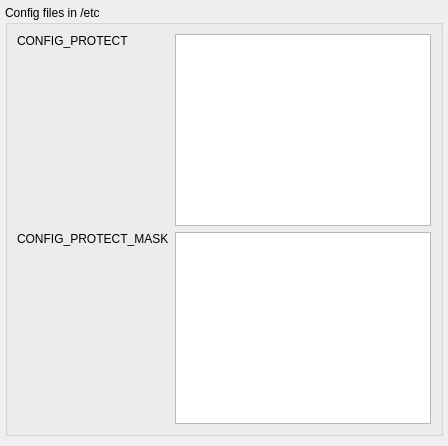
     <widget class="QWidget" name="TabPage">
      <attribute name="title">
       <string>Confi&amp;gurations</string>
      </attribute>
      <layout class="QGridLayout">
       <property name="margin">
        <number>5</number>
       </property>
       <item row="1" column="0">
        <spacer name="spacer19">
         <property name="orientation">
          <enum>Qt::Vertical</enum>
         </property>
         <property name="sizeType">
          <enum>QSizePolicy::Minimum</enum>
         </property>
         <property name="sizeHint" stdset="0">
          <size>
           <width>20</width>
           <height>5</height>
          </size>
         </property>
        </spacer>
       </item>
       <item row="0" column="0">
        <widget class="QGroupBox" name="groupBox10">
         <property name="sizePolicy">
          <sizepolicy hsizetype="MinimumExpanding" vsizetype="MinimumExpanding">
           <horstretch>0</horstretch>
           <verstretch>0</verstretch>
          </sizepolicy>
         </property>
         <property name="title">
          <string>Config files in /etc</string>
         </property>
         <layout class="QGridLayout">
          <item row="0" column="0">
           <widget class="QLabel" name="makeOpts_5">
            <property name="sizePolicy">
             <sizepolicy hsizetype="Fixed" vsizetype="Fixed">
              <horstretch>0</horstretch>
              <verstretch>0</verstretch>
             </sizepolicy>
            </property>
            <property name="text">
             <string>CONFIG_PROTECT</string>
            </property>
            <property name="wordWrap">
             <bool>false</bool>
            </property>
           </widget>
          </item>
          <item row="2" column="0">
           <widget class="QLabel" name="makeOpts_5_2">
            <property name="sizePolicy">
             <sizepolicy hsizetype="Fixed" vsizetype="Fixed">
              <horstretch>0</horstretch>
              <verstretch>0</verstretch>
             </sizepolicy>
            </property>
            <property name="text">
             <string>CONFIG_PROTECT_MASK</string>
            </property>
            <property name="wordWrap">
             <bool>false</bool>
            </property>
           </widget>
          </item>
          <item row="3" column="0">
           <spacer name="spacer8_2">
            <property name="orientation">
             <enum>Qt::Vertical</enum>
            </property>
            <property name="sizeType">
             <enum>QSizePolicy::Expanding</enum>
            </property>
            <property name="sizeHint" stdset="0">
             <size>
              <width>20</width>
              <height>10</height>
             </size>
            </property>
           </spacer>
          </item>
          <item row="1" column="0">
           <spacer name="spacer11">
            <property name="orientation">
             <enum>Qt::Vertical</enum>
            </property>
            <property name="sizeType">
             <enum>QSizePolicy::Expanding</enum>
            </property>
            <property name="sizeHint" stdset="0">
             <size>
              <width>20</width>
              <height>31</height>
             </size>
            </property>
           </spacer>
          </item>
          <item row="2" column="1" rowspan="2">
           <widget class="QTextEdit" name="kcfg_ConfigProtectMask">
            <property name="sizePolicy">
             <sizepolicy hsizetype="Preferred" vsizetype="MinimumExpanding">
              <horstretch>0</horstretch>
              <verstretch>0</verstretch>
             </sizepolicy>
            </property>
            <property name="minimumSize">
             <size>
              <width>20</width>
              <height>0</height>
             </size>
            </property>
           </widget>
          </item>
          <item row="0" column="1" rowspan="2">
           <widget class="QTextEdit" name="kcfg_ConfigProtect">
            <property name="sizePolicy">
             <sizepolicy hsizetype="Preferred" vsizetype="MinimumExpanding">
              <horstretch>0</horstretch>
              <verstretch>0</verstretch>
             </sizepolicy>
            </property>
            <property name="minimumSize">
             <size>
              <width>20</width>
              <height>0</height>
             </size>
            </property>
           </widget>
          </item>
         </layout>
        </widget>
       </item>
      </layout>
     </widget>
